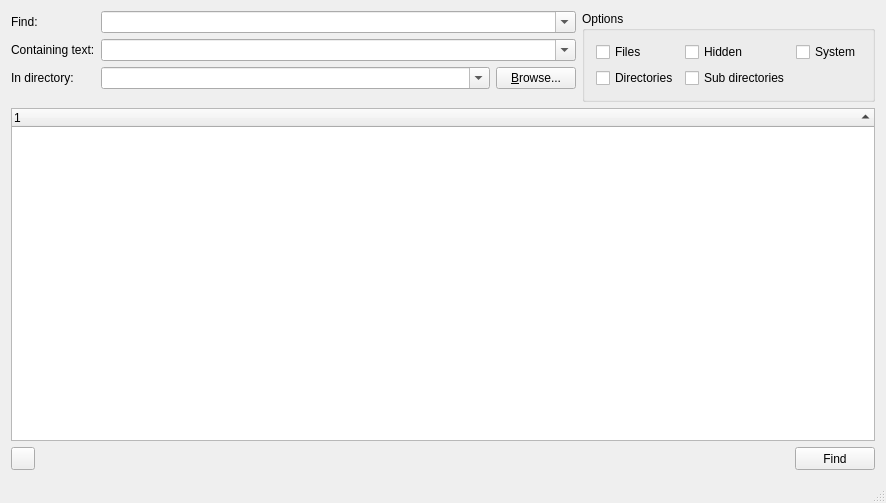
<?xml version="1.0" encoding="UTF-8"?>
<ui version="4.0">
 <class>MainWindow</class>
 <widget class="QMainWindow" name="MainWindow">
  <property name="geometry">
   <rect>
    <x>0</x>
    <y>0</y>
    <width>886</width>
    <height>503</height>
   </rect>
  </property>
  <property name="windowTitle">
   <string/>
  </property>
  <widget class="QWidget" name="centralWidget">
   <layout class="QGridLayout" name="gridLayout">
    <item row="0" column="5" rowspan="4">
     <widget class="QGroupBox" name="groupBox">
      <property name="title">
       <string>Options</string>
      </property>
      <layout class="QGridLayout" name="gridLayout_2">
       <item row="0" column="0">
        <widget class="QCheckBox" name="chkFiles">
         <property name="text">
          <string>Files</string>
         </property>
        </widget>
       </item>
       <item row="1" column="0">
        <widget class="QCheckBox" name="chkDirs">
         <property name="text">
          <string>Directories</string>
         </property>
        </widget>
       </item>
       <item row="1" column="1">
        <widget class="QCheckBox" name="chkSubDirs">
         <property name="text">
          <string>Sub directories</string>
         </property>
        </widget>
       </item>
       <item row="0" column="1">
        <widget class="QCheckBox" name="chkHidden">
         <property name="text">
          <string>Hidden</string>
         </property>
        </widget>
       </item>
       <item row="0" column="2">
        <widget class="QCheckBox" name="chkSystem">
         <property name="text">
          <string>System</string>
         </property>
        </widget>
       </item>
      </layout>
     </widget>
    </item>
    <item row="0" column="2" colspan="3">
     <widget class="QComboBox" name="cboFile">
      <property name="sizePolicy">
       <sizepolicy hsizetype="Expanding" vsizetype="Fixed">
        <horstretch>0</horstretch>
        <verstretch>0</verstretch>
       </sizepolicy>
      </property>
      <property name="editable">
       <bool>true</bool>
      </property>
     </widget>
    </item>
    <item row="1" column="2" colspan="3">
     <widget class="QComboBox" name="cboText">
      <property name="sizePolicy">
       <sizepolicy hsizetype="Expanding" vsizetype="Fixed">
        <horstretch>0</horstretch>
        <verstretch>0</verstretch>
       </sizepolicy>
      </property>
      <property name="editable">
       <bool>true</bool>
      </property>
     </widget>
    </item>
    <item row="2" column="2">
     <widget class="QComboBox" name="cboPath">
      <property name="sizePolicy">
       <sizepolicy hsizetype="Expanding" vsizetype="Fixed">
        <horstretch>0</horstretch>
        <verstretch>0</verstretch>
       </sizepolicy>
      </property>
      <property name="editable">
       <bool>true</bool>
      </property>
     </widget>
    </item>
    <item row="2" column="3" colspan="2">
     <widget class="QPushButton" name="btnBrowse">
      <property name="text">
       <string>&amp;Browse...</string>
      </property>
      <property name="icon">
       <iconset resource="../res/resource.qrc">
        <normaloff>:/images/choose_folder.png</normaloff>:/images/choose_folder.png</iconset>
      </property>
     </widget>
    </item>
    <item row="4" column="0" colspan="6">
     <widget class="QTreeWidget" name="treeWidget">
      <property name="rootIsDecorated">
       <bool>false</bool>
      </property>
      <property name="sortingEnabled">
       <bool>true</bool>
      </property>
      <column>
       <property name="text">
        <string notr="true">1</string>
       </property>
      </column>
     </widget>
    </item>
    <item row="2" column="0" colspan="2">
     <widget class="QLabel" name="lblDir">
      <property name="text">
       <string>In directory:</string>
      </property>
     </widget>
    </item>
    <item row="1" column="0" colspan="2">
     <widget class="QLabel" name="lblText">
      <property name="text">
       <string>Containing text:</string>
      </property>
     </widget>
    </item>
    <item row="0" column="0" colspan="2">
     <widget class="QLabel" name="lblFile">
      <property name="text">
       <string>Find:</string>
      </property>
     </widget>
    </item>
    <item row="5" column="0" colspan="6">
     <layout class="QHBoxLayout" name="horizontalLayout">
      <item>
       <widget class="QToolButton" name="btnMenu">
        <property name="text">
         <string/>
        </property>
        <property name="icon">
         <iconset resource="../res/resource.qrc">
          <normaloff>:/images/menu.png</normaloff>:/images/menu.png</iconset>
        </property>
       </widget>
      </item>
      <item>
       <spacer name="horizontalSpacer">
        <property name="orientation">
         <enum>Qt::Horizontal</enum>
        </property>
        <property name="sizeHint" stdset="0">
         <size>
          <width>40</width>
          <height>20</height>
         </size>
        </property>
       </spacer>
      </item>
      <item>
       <widget class="QPushButton" name="btnFind">
        <property name="sizePolicy">
         <sizepolicy hsizetype="Minimum" vsizetype="Preferred">
          <horstretch>0</horstretch>
          <verstretch>0</verstretch>
         </sizepolicy>
        </property>
        <property name="text">
         <string>Find</string>
        </property>
        <property name="icon">
         <iconset resource="../res/resource.qrc">
          <normaloff>:/images/find.png</normaloff>:/images/find.png</iconset>
        </property>
        <property name="iconSize">
         <size>
          <width>16</width>
          <height>16</height>
         </size>
        </property>
       </widget>
      </item>
     </layout>
    </item>
   </layout>
  </widget>
  <widget class="QMenuBar" name="menuBar">
   <property name="geometry">
    <rect>
     <x>0</x>
     <y>0</y>
     <width>886</width>
     <height>26</height>
    </rect>
   </property>
  </widget>
  <widget class="QStatusBar" name="statusBar"/>
  <action name="actionAbout">
   <property name="icon">
    <iconset resource="../res/resource.qrc">
     <normaloff>:/images/menu-about.png</normaloff>:/images/menu-about.png</iconset>
   </property>
   <property name="text">
    <string>About</string>
   </property>
  </action>
  <action name="actionOpenContainerFolder">
   <property name="icon">
    <iconset resource="../res/resource.qrc">
     <normaloff>:/images/choose_folder.png</normaloff>:/images/choose_folder.png</iconset>
   </property>
   <property name="text">
    <string>Open container folder</string>
   </property>
  </action>
  <action name="actionRename">
   <property name="icon">
    <iconset resource="../res/resource.qrc">
     <normaloff>:/images/rename.png</normaloff>:/images/rename.png</iconset>
   </property>
   <property name="text">
    <string>Rename</string>
   </property>
  </action>
  <action name="actionCopy">
   <property name="icon">
    <iconset resource="../res/resource.qrc">
     <normaloff>:/images/copy.png</normaloff>:/images/copy.png</iconset>
   </property>
   <property name="text">
    <string>Copy</string>
   </property>
  </action>
  <action name="actionCut">
   <property name="icon">
    <iconset resource="../res/resource.qrc">
     <normaloff>:/images/cut.png</normaloff>:/images/cut.png</iconset>
   </property>
   <property name="text">
    <string>Cut</string>
   </property>
  </action>
 </widget>
 <layoutdefault spacing="6" margin="11"/>
 <tabstops>
  <tabstop>cboFile</tabstop>
  <tabstop>cboText</tabstop>
  <tabstop>cboPath</tabstop>
  <tabstop>btnBrowse</tabstop>
  <tabstop>chkFiles</tabstop>
  <tabstop>chkDirs</tabstop>
  <tabstop>chkHidden</tabstop>
  <tabstop>chkSubDirs</tabstop>
  <tabstop>chkSystem</tabstop>
  <tabstop>treeWidget</tabstop>
  <tabstop>btnMenu</tabstop>
  <tabstop>btnFind</tabstop>
 </tabstops>
 <resources>
  <include location="../res/resource.qrc"/>
 </resources>
 <connections/>
</ui>
